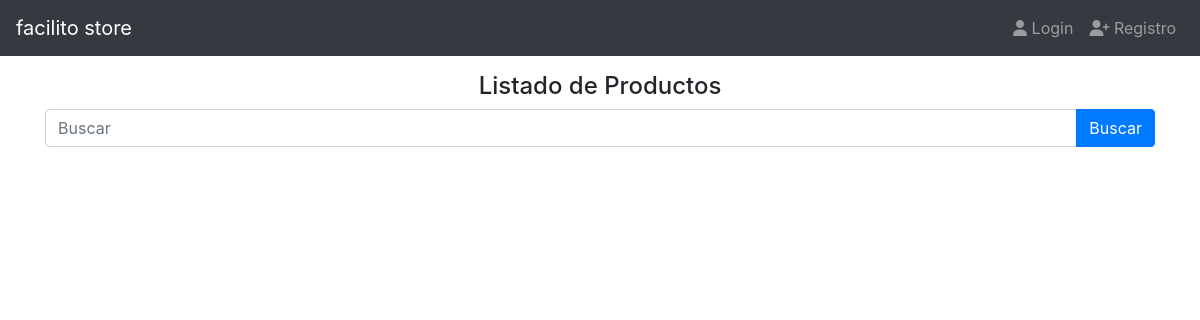
The app's page /, older data.
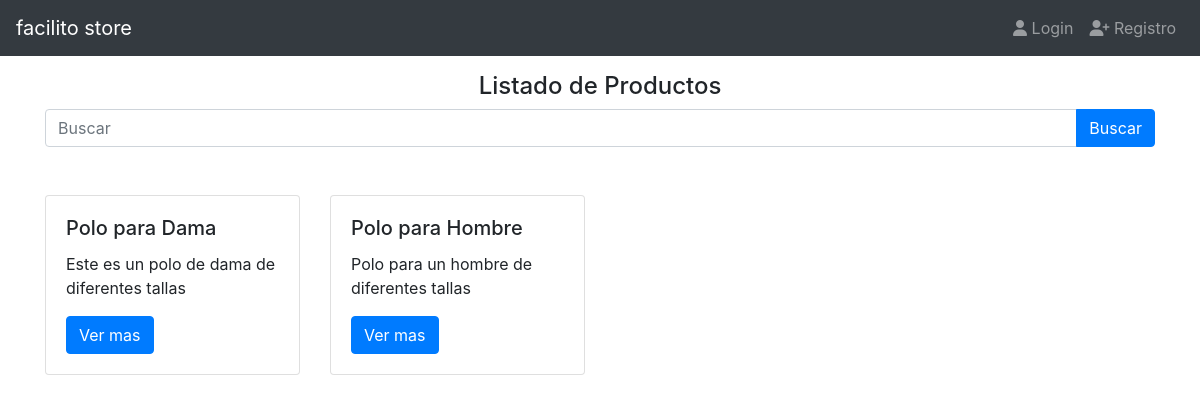
The same page, newer data.
### products/models.py (models this page shows, shortened)
class Product(models.Model):
    title = models.CharField(max_length=50)
    description = models.TextField()
    price = models.DecimalField(max_digits=8, decimal_places=2, default=0.0) # maximo 8 digitos y 2 decimales
    slug = models.SlugField(null=False, blank=False, unique=True)
    image = models.ImageField(upload_to='products/', null=False, blank=False)
    created_ad = models.DateTimeField(auto_now_add=True)

### products/views.py (the view)
# urls.py: path('', ProductListView.as_view(), name='index'),
class ProductListView(ListView):
    template_name = 'index.html'
    queryset = Product.objects.all().order_by('-id')
    def get_context_data(self, **kwargs):
        context = super().get_context_data(**kwargs)
        context['message'] = 'Listado de Productos'
        context['products'] = context['product_list']
        return context

### templates/index.html
{% extends 'base.html' %}
{% block content %}
<div class="col">
    <h4 class="text-center">{{ message }}</h4>
    {% include 'products/snippets/search.html' %}
    {% include 'products/snippets/list.html' %}
</div>
{% endblock  %}

### templates/base.html (shortened to what this page needs)
{% load static %}
<!DOCTYPE html>
<html lang="en">
<head>
    <link rel="stylesheet" href="https://stackpath.bootstrapcdn.com/bootstrap/4.5.0/css/bootstrap.min.css">
</head>
<body>
    {% include 'navbar.html' %}
    <div class="container">
        <div class="row mt-3">
            {% block content %}
            {% endblock %}
        </div>
    </div>
</body>
</html>

### templates/navbar.html (shortened to what this page needs)
{% url 'login' as login %}
{% url 'register' as register %}
<nav class="navbar navbar-expand-md bg-dark navbar-dark">
    <a href="{% url 'index' %}" class="navbar-brand">facilito store</a>
    <div id="navb" class="navbar-collapse collapse hide">
        <ul class="nav navbar-nav ml-auto">
            {% if user.is_authenticated %}
                <li class="navbar-item {% if request.path == logout %}active{% endif %}">
                    <a href="{% url 'logout' %}" class="nav-link">
                        <span class="fas fa fa-sign-out-alt"></span>
                        Logout</a>
                </li>
            {% else %}
                <li class="navbar-item {% if request.path == login %}active{% endif %}">
                    <a href="{{ login }}" class="nav-link">
                        <span class="fas fa-user"></span>
                        Login</a>
                </li>
                <li class="navbar-item {% if request.path == register %}active{% endif %}">
                    <a href="{{ register }}" class="nav-link">
                        <span class="fas fa-user-plus"></span>
                        Registro</a>
                </li>
            {% endif %}
        </ul>
    </div>
</nav>

### products/templates/products/snippets/search.html
<form action="{% url 'products:search' %}">
    <div class="input-group">
        <input type="text" name="q" value="{{ query }}" class="form-control" placeholder="Buscar">
        <div class="input-group-append">
            <input type="submit" value="Buscar" class="btn btn-primary">
        </div>
    </div>
</form>

### products/templates/products/snippets/list.html
<div class="row">
    {% for object in product_list %}
        <div class="col-3 mt-5">
            {% include 'products/snippets/product.html' with product=object %}
        </div>
    {% endfor %}
</div>

### products/templates/products/snippets/product.html (shortened to what this page needs)
<div class="card h-100">
    <div class="card-body">
        <h5 class="card-title">{{ product.title }}</h5>
        <p class="card-text">{{ product.description | truncatewords:15 }}</p>
        <a href="{% url 'products:product' product.slug %}" class="btn btn-primary">Ver mas</a>
    </div>
</div>

Row changes from the older to the newer data that the page shows:
added Product: title "Polo para Dama", description "Este es un polo de dama de diferentes tallas"
added Product: title "Polo para Hombre", description "Polo para un hombre de diferentes tallas"
